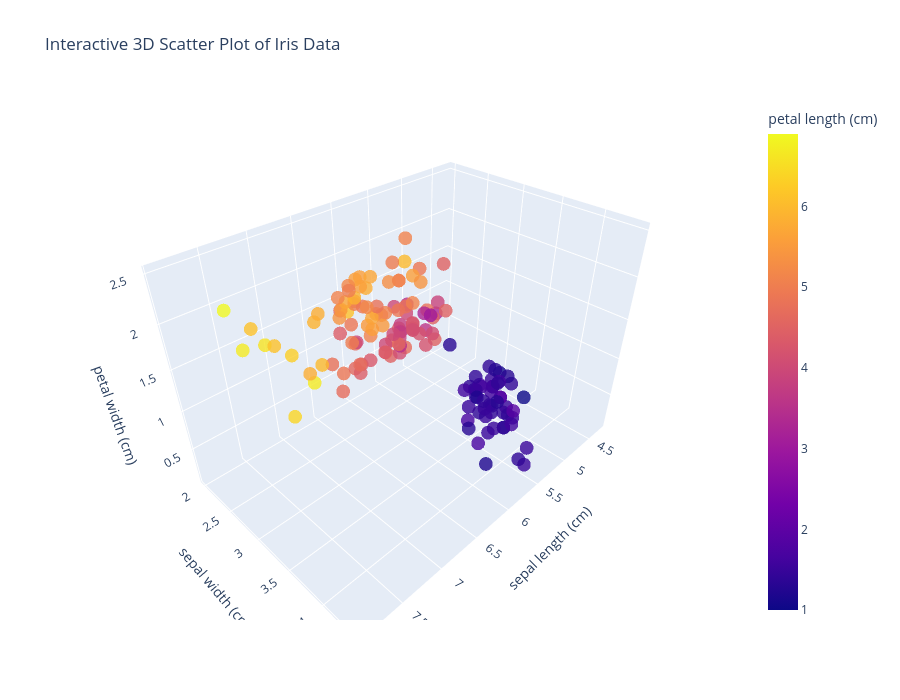

Notebook source saved alongside this figure:
### Markdown cell above
There is high correlation between the petal width and petal length columns also sepal length is highly correlated with the petal length so we could drop it and plot the data.
- we could also cluster it without the third column. (In the Extra Section)

### Code cell
# Select three columns for 3D plotting
fig = px.scatter_3d(
    iris_df, 
    x="sepal length (cm)", 
    y="sepal width (cm)", 
    z="petal width (cm)", 
    color="petal length (cm)",  # Using the third column for color
    title="Interactive 3D Scatter Plot of Iris Data",
    opacity=0.8
)
fig.update_layout(
    height=700   # Increase height
)

# Show the plot
fig.show()

### Figure 1 — Plotly figure (JSON) as saved in the notebook; plotly's stock layout.template omitted (floating-point values rounded to 4 significant figures; data arrays with more than 128 entries replaced by an {"elided": "..."} marker saying what was removed)
{"data": [{"hovertemplate": "sepal length (cm)=%{x}<br>sepal width (cm)=%{y}<br>petal width (cm)=%{z}<br>petal length (cm)=%{marker.color}<extra></extra>", "legendgroup": "", "marker": {"color": {"elided": "150 float values"}, "coloraxis": "coloraxis", "opacity": 0.8, "symbol": "circle"}, "mode": "markers", "name": "", "scene": "scene", "showlegend": false, "type": "scatter3d", "x": {"elided": "150 float values"}, "y": {"elided": "150 float values"}, "z": {"elided": "150 float values"}}], "layout": {"coloraxis": {"colorbar": {"title": {"text": "petal length (cm)"}}, "colorscale": [[0, "#0d0887"], [0.1111, "#46039f"], [0.2222, "#7201a8"], [0.3333, "#9c179e"], [0.4444, "#bd3786"], [0.5556, "#d8576b"], [0.6667, "#ed7953"], [0.7778, "#fb9f3a"], [0.8889, "#fdca26"], [1, "#f0f921"]]}, "height": 700, "legend": {"tracegroupgap": 0}, "scene": {"domain": {"x": [0, 1], "y": [0, 1]}, "xaxis": {"title": {"text": "sepal length (cm)"}}, "yaxis": {"title": {"text": "sepal width (cm)"}}, "zaxis": {"title": {"text": "petal width (cm)"}}}, "title": {"text": "Interactive 3D Scatter Plot of Iris Data"}}}
